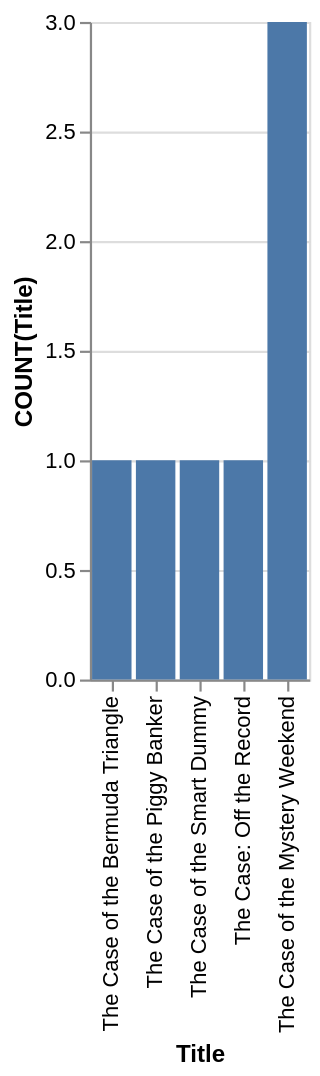

Write a Vega-Lite specification for this figure.
### Vega-Lite specification from a JSON file in a GitHub repository (floating-point values rounded to 4 significant figures)
{"data": {"values": [{"x_data": "The Case of the Bermuda Triangle", "y_data": 1}, {"x_data": "The Case of the Piggy Banker", "y_data": 1}, {"x_data": "The Case of the Smart Dummy", "y_data": 1}, {"x_data": "The Case: Off the Record", "y_data": 1}, {"x_data": "The Case of the Mystery Weekend", "y_data": 3}]}, "mark": "bar", "encoding": {"x": {"field": "x_data", "type": "nominal", "title": "Title", "sort": {"op": "sum", "field": "y_data", "order": "ascending"}}, "y": {"field": "y_data", "type": "quantitative", "title": "COUNT(Title)"}}}
